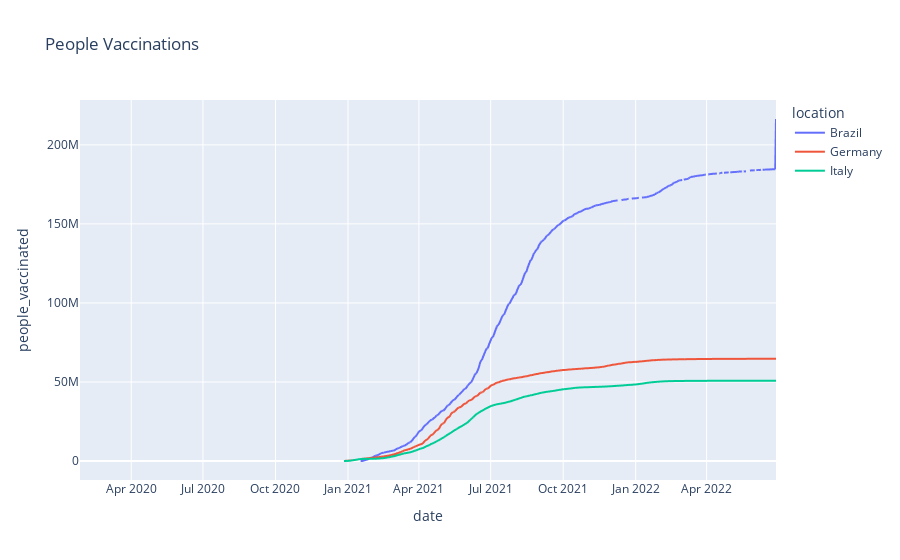

Notebook code cell kept with this figure:
### Code cell
fig = px.line(df_intermediate, x="date", y="people_vaccinated", color='location', title='People Vaccinations')
fig.show()

### Figure 1 — Plotly figure (JSON) as saved in the notebook; plotly's stock layout.template omitted (floating-point values rounded to 4 significant figures; data arrays with more than 128 entries replaced by an {"elided": "..."} marker saying what was removed)
{"data": [{"hovertemplate": "location=Brazil<br>date=%{x}<br>people_vaccinated=%{y}<extra></extra>", "legendgroup": "Brazil", "line": {"color": "#636efa", "dash": "solid"}, "marker": {"symbol": "circle"}, "mode": "lines", "name": "Brazil", "showlegend": true, "type": "scattergl", "x": {"elided": "854 str values"}, "xaxis": "x", "y": {"elided": "854 int values"}, "yaxis": "y"}, {"hovertemplate": "location=Germany<br>date=%{x}<br>people_vaccinated=%{y}<extra></extra>", "legendgroup": "Germany", "line": {"color": "#EF553B", "dash": "solid"}, "marker": {"symbol": "circle"}, "mode": "lines", "name": "Germany", "showlegend": true, "type": "scattergl", "x": {"elided": "884 str values"}, "xaxis": "x", "y": {"elided": "884 int values"}, "yaxis": "y"}, {"hovertemplate": "location=Italy<br>date=%{x}<br>people_vaccinated=%{y}<extra></extra>", "legendgroup": "Italy", "line": {"color": "#00cc96", "dash": "solid"}, "marker": {"symbol": "circle"}, "mode": "lines", "name": "Italy", "showlegend": true, "type": "scattergl", "x": {"elided": "880 str values"}, "xaxis": "x", "y": {"elided": "880 int values"}, "yaxis": "y"}], "layout": {"legend": {"title": {"text": "location"}, "tracegroupgap": 0}, "title": {"text": "People Vaccinations"}, "xaxis": {"anchor": "y", "domain": [0, 1], "title": {"text": "date"}}, "yaxis": {"anchor": "x", "domain": [0, 1], "title": {"text": "people_vaccinated"}}}}
